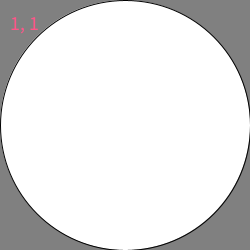
Frame 1 (no input)
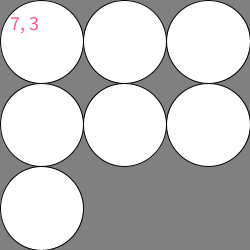
Frame 60 (the mouse pressed at the canvas centre just before this capture)
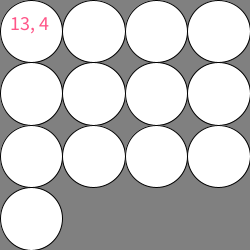
Frame 120 (the mouse held since frame 60 and released just before this capture)

The Processing sketch that drew these frames (run headless with seeded random() and noise(); from frame 60 on, the mouse is pressed at the canvas centre):

// Processing sketch: CirclePacking
// ── CirclePacking.pde
int circleNb = 1;
 
void setup() 
{
  size(250, 250);
  smooth();
  textSize(20);
}
 
void draw() 
{
  if (frameCount % 10 == 0)
  {
    circleNb++;
  }
  int circlesPerLine = int(sqrt(circleNb) + 0.999);
//  println(circleNb + ", " + circlesPerLine);
  
  background(128); 
  float w = (float) width / circlesPerLine; 
  int count = 0;
  int j = -1;
  while (count < circleNb)
  {
    int i = count % circlesPerLine;
    if (i == 0) j++;
    float x = w/2 + i*w;
    float y = w/2 + j*w;
    fill(255);
    ellipse(x, y, w, w);
    count++;
  }
  fill(#FF5588);
  text(circleNb + ", " + circlesPerLine, 10, 30);
}
